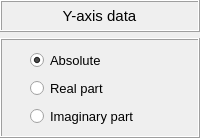
             <widget class="QFrame" name="frame_7">
              <property name="maximumSize">
               <size>
                <width>16777215</width>
                <height>140</height>
               </size>
              </property>
              <property name="frameShape">
               <enum>QFrame::NoFrame</enum>
              </property>
              <property name="frameShadow">
               <enum>QFrame::Raised</enum>
              </property>
              <layout class="QGridLayout" name="gridLayout_6">
               <property name="leftMargin">
                <number>0</number>
               </property>
               <property name="topMargin">
                <number>0</number>
               </property>
               <property name="rightMargin">
                <number>0</number>
               </property>
               <property name="bottomMargin">
                <number>0</number>
               </property>
               <item row="0" column="0">
                <widget class="QFrame" name="frame_8">
                 <property name="minimumSize">
                  <size>
                   <width>0</width>
                   <height>32</height>
                  </size>
                 </property>
                 <property name="maximumSize">
                  <size>
                   <width>16777215</width>
                   <height>32</height>
                  </size>
                 </property>
                 <property name="frameShape">
                  <enum>QFrame::Box</enum>
                 </property>
                 <property name="frameShadow">
                  <enum>QFrame::Raised</enum>
                 </property>
                 <layout class="QGridLayout" name="gridLayout_5">
                  <property name="leftMargin">
                   <number>0</number>
                  </property>
                  <property name="topMargin">
                   <number>0</number>
                  </property>
                  <property name="rightMargin">
                   <number>0</number>
                  </property>
                  <property name="bottomMargin">
                   <number>0</number>
                  </property>
                  <property name="spacing">
                   <number>0</number>
                  </property>
                  <item row="0" column="0">
                   <widget class="QLabel" name="label_8">
                    <property name="enabled">
                     <bool>true</bool>
                    </property>
                    <property name="sizePolicy">
                     <sizepolicy hsizetype="Preferred" vsizetype="Expanding">
                      <horstretch>0</horstretch>
                      <verstretch>0</verstretch>
                     </sizepolicy>
                    </property>
                    <property name="minimumSize">
                     <size>
                      <width>120</width>
                      <height>20</height>
                     </size>
                    </property>
                    <property name="maximumSize">
                     <size>
                      <width>165</width>
                      <height>32</height>
                     </size>
                    </property>
                    <property name="font">
                     <font>
                      <family>MS Shell Dlg 2</family>
                      <pointsize>11</pointsize>
                      <weight>50</weight>
                      <italic>false</italic>
                      <bold>false</bold>
                     </font>
                    </property>
                    <property name="frameShape">
                     <enum>QFrame::NoFrame</enum>
                    </property>
                    <property name="frameShadow">
                     <enum>QFrame::Sunken</enum>
                    </property>
                    <property name="text">
                     <string>Y-axis data</string>
                    </property>
                    <property name="textFormat">
                     <enum>Qt::AutoText</enum>
                    </property>
                    <property name="scaledContents">
                     <bool>false</bool>
                    </property>
                    <property name="alignment">
                     <set>Qt::AlignCenter</set>
                    </property>
                    <property name="wordWrap">
                     <bool>false</bool>
                    </property>
                    <property name="indent">
                     <number>0</number>
                    </property>
                   </widget>
                  </item>
                 </layout>
                </widget>
               </item>
               <item row="1" column="0">
                <widget class="QFrame" name="frame_4">
                 <property name="minimumSize">
                  <size>
                   <width>0</width>
                   <height>100</height>
                  </size>
                 </property>
                 <property name="maximumSize">
                  <size>
                   <width>200</width>
                   <height>100</height>
                  </size>
                 </property>
                 <property name="sizeIncrement">
                  <size>
                   <width>0</width>
                   <height>0</height>
                  </size>
                 </property>
                 <property name="whatsThis">
                  <string>Y-axis data type</string>
                 </property>
                 <property name="frameShape">
                  <enum>QFrame::Box</enum>
                 </property>
                 <property name="frameShadow">
                  <enum>QFrame::Raised</enum>
                 </property>
                 <layout class="QGridLayout" name="gridLayout_4">
                  <item row="0" column="0">
                   <widget class="QRadioButton" name="radioButton_plotAbs">
                    <property name="minimumSize">
                     <size>
                      <width>140</width>
                      <height>22</height>
                     </size>
                    </property>
                    <property name="maximumSize">
                     <size>
                      <width>140</width>
                      <height>22</height>
                     </size>
                    </property>
                    <property name="font">
                     <font>
                      <family>MS Shell Dlg 2</family>
                      <pointsize>10</pointsize>
                      <weight>50</weight>
                      <italic>false</italic>
                      <bold>false</bold>
                     </font>
                    </property>
                    <property name="text">
                     <string>Absolute</string>
                    </property>
                    <property name="iconSize">
                     <size>
                      <width>30</width>
                      <height>30</height>
                     </size>
                    </property>
                    <property name="checked">
                     <bool>true</bool>
                    </property>
                    <attribute name="buttonGroup">
                     <string notr="true">buttonGroup_y_data</string>
                    </attribute>
                   </widget>
                  </item>
                  <item row="1" column="0">
                   <widget class="QRadioButton" name="radioButton_plotReal">
                    <property name="minimumSize">
                     <size>
                      <width>140</width>
                      <height>22</height>
                     </size>
                    </property>
                    <property name="maximumSize">
                     <size>
                      <width>140</width>
                      <height>22</height>
                     </size>
                    </property>
                    <property name="font">
                     <font>
                      <family>MS Shell Dlg 2</family>
                      <pointsize>10</pointsize>
                      <weight>50</weight>
                      <italic>false</italic>
                      <bold>false</bold>
                     </font>
                    </property>
                    <property name="text">
                     <string>Real part</string>
                    </property>
                    <attribute name="buttonGroup">
                     <string notr="true">buttonGroup_y_data</string>
                    </attribute>
                   </widget>
                  </item>
                  <item row="2" column="0">
                   <widget class="QRadioButton" name="radioButton_plotImag">
                    <property name="minimumSize">
                     <size>
                      <width>140</width>
                      <height>22</height>
                     </size>
                    </property>
                    <property name="maximumSize">
                     <size>
                      <width>140</width>
                      <height>26</height>
                     </size>
                    </property>
                    <property name="font">
                     <font>
                      <family>MS Shell Dlg 2</family>
                      <pointsize>10</pointsize>
                      <weight>50</weight>
                      <italic>false</italic>
                      <bold>false</bold>
                     </font>
                    </property>
                    <property name="text">
                     <string>Imaginary part</string>
                    </property>
                    <attribute name="buttonGroup">
                     <string notr="true">buttonGroup_y_data</string>
                    </attribute>
                   </widget>
                  </item>
                 </layout>
                </widget>
               </item>
              </layout>
             </widget>
